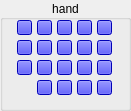
         <widget class="QGroupBox" name="hand_l_groupBox">
          <property name="geometry">
           <rect>
            <x>467</x>
            <y>260</y>
            <width>131</width>
            <height>111</height>
           </rect>
          </property>
          <property name="title">
           <string>hand</string>
          </property>
          <property name="alignment">
           <set>Qt::AlignCenter</set>
          </property>
          <widget class="QPushButton" name="handArmFingerA0_l_ctr">
           <property name="geometry">
            <rect>
             <x>17</x>
             <y>20</y>
             <width>15</width>
             <height>15</height>
            </rect>
           </property>
           <property name="styleSheet">
            <string notr="true">background-color: blue;
color: white;</string>
           </property>
           <property name="text">
            <string/>
           </property>
          </widget>
          <widget class="QPushButton" name="handArmFingerA1_l_ctr">
           <property name="geometry">
            <rect>
             <x>17</x>
             <y>40</y>
             <width>15</width>
             <height>15</height>
            </rect>
           </property>
           <property name="styleSheet">
            <string notr="true">background-color: blue;
color: white;</string>
           </property>
           <property name="text">
            <string/>
           </property>
          </widget>
          <widget class="QPushButton" name="handArmFingerA2_l_ctr">
           <property name="geometry">
            <rect>
             <x>17</x>
             <y>60</y>
             <width>15</width>
             <height>15</height>
            </rect>
           </property>
           <property name="styleSheet">
            <string notr="true">background-color: blue;
color: white;</string>
           </property>
           <property name="text">
            <string/>
           </property>
          </widget>
          <widget class="QPushButton" name="handArmFingerB0_l_ctr">
           <property name="geometry">
            <rect>
             <x>37</x>
             <y>20</y>
             <width>15</width>
             <height>15</height>
            </rect>
           </property>
           <property name="styleSheet">
            <string notr="true">background-color: blue;
color: white;</string>
           </property>
           <property name="text">
            <string/>
           </property>
          </widget>
          <widget class="QPushButton" name="handArmFingerB1_l_ctr">
           <property name="geometry">
            <rect>
             <x>37</x>
             <y>40</y>
             <width>15</width>
             <height>15</height>
            </rect>
           </property>
           <property name="styleSheet">
            <string notr="true">background-color: blue;
color: white;</string>
           </property>
           <property name="text">
            <string/>
           </property>
          </widget>
          <widget class="QPushButton" name="handArmFingerB2_l_ctr">
           <property name="geometry">
            <rect>
             <x>37</x>
             <y>60</y>
             <width>15</width>
             <height>15</height>
            </rect>
           </property>
           <property name="styleSheet">
            <string notr="true">background-color: blue;
color: white;</string>
           </property>
           <property name="text">
            <string/>
           </property>
          </widget>
          <widget class="QPushButton" name="handArmFingerB3_l_ctr">
           <property name="geometry">
            <rect>
             <x>37</x>
             <y>80</y>
             <width>15</width>
             <height>15</height>
            </rect>
           </property>
           <property name="styleSheet">
            <string notr="true">background-color: blue;
color: white;</string>
           </property>
           <property name="text">
            <string/>
           </property>
          </widget>
          <widget class="QPushButton" name="handArmFingerC0_l_ctr">
           <property name="geometry">
            <rect>
             <x>57</x>
             <y>20</y>
             <width>15</width>
             <height>15</height>
            </rect>
           </property>
           <property name="styleSheet">
            <string notr="true">background-color: blue;
color: white;</string>
           </property>
           <property name="text">
            <string/>
           </property>
          </widget>
          <widget class="QPushButton" name="handArmFingerC1_l_ctr">
           <property name="geometry">
            <rect>
             <x>57</x>
             <y>40</y>
             <width>15</width>
             <height>15</height>
            </rect>
           </property>
           <property name="styleSheet">
            <string notr="true">background-color: blue;
color: white;</string>
           </property>
           <property name="text">
            <string/>
           </property>
          </widget>
          <widget class="QPushButton" name="handArmFingerC3_l_ctr">
           <property name="geometry">
            <rect>
             <x>57</x>
             <y>80</y>
             <width>15</width>
             <height>15</height>
            </rect>
           </property>
           <property name="styleSheet">
            <string notr="true">background-color: blue;
color: white;</string>
           </property>
           <property name="text">
            <string/>
           </property>
          </widget>
          <widget class="QPushButton" name="handArmFingerC2_l_ctr">
           <property name="geometry">
            <rect>
             <x>57</x>
             <y>60</y>
             <width>15</width>
             <height>15</height>
            </rect>
           </property>
           <property name="styleSheet">
            <string notr="true">background-color: blue;
color: white;</string>
           </property>
           <property name="text">
            <string/>
           </property>
          </widget>
          <widget class="QPushButton" name="handArmFingerD0_l_ctr">
           <property name="geometry">
            <rect>
             <x>77</x>
             <y>20</y>
             <width>15</width>
             <height>15</height>
            </rect>
           </property>
           <property name="styleSheet">
            <string notr="true">background-color: blue;
color: white;</string>
           </property>
           <property name="text">
            <string/>
           </property>
          </widget>
          <widget class="QPushButton" name="handArmFingerE2_l_ctr">
           <property name="geometry">
            <rect>
             <x>97</x>
             <y>60</y>
             <width>15</width>
             <height>15</height>
            </rect>
           </property>
           <property name="styleSheet">
            <string notr="true">background-color: blue;
color: white;</string>
           </property>
           <property name="text">
            <string/>
           </property>
          </widget>
          <widget class="QPushButton" name="handArmFingerE3_l_ctr">
           <property name="geometry">
            <rect>
             <x>97</x>
             <y>80</y>
             <width>15</width>
             <height>15</height>
            </rect>
           </property>
           <property name="styleSheet">
            <string notr="true">background-color: blue;
color: white;</string>
           </property>
           <property name="text">
            <string/>
           </property>
          </widget>
          <widget class="QPushButton" name="handArmFingerE0_l_ctr">
           <property name="geometry">
            <rect>
             <x>97</x>
             <y>20</y>
             <width>15</width>
             <height>15</height>
            </rect>
           </property>
           <property name="styleSheet">
            <string notr="true">background-color: blue;
color: white;</string>
           </property>
           <property name="text">
            <string/>
           </property>
          </widget>
          <widget class="QPushButton" name="handArmFingerD1_l_ctr">
           <property name="geometry">
            <rect>
             <x>77</x>
             <y>40</y>
             <width>15</width>
             <height>15</height>
            </rect>
           </property>
           <property name="styleSheet">
            <string notr="true">background-color: blue;
color: white;</string>
           </property>
           <property name="text">
            <string/>
           </property>
          </widget>
          <widget class="QPushButton" name="handArmFingerE1_l_ctr">
           <property name="geometry">
            <rect>
             <x>97</x>
             <y>40</y>
             <width>15</width>
             <height>15</height>
            </rect>
           </property>
           <property name="styleSheet">
            <string notr="true">background-color: blue;
color: white;</string>
           </property>
           <property name="text">
            <string/>
           </property>
          </widget>
          <widget class="QPushButton" name="handArmFingerD3_l_ctr">
           <property name="geometry">
            <rect>
             <x>77</x>
             <y>80</y>
             <width>15</width>
             <height>15</height>
            </rect>
           </property>
           <property name="styleSheet">
            <string notr="true">background-color: blue;
color: white;</string>
           </property>
           <property name="text">
            <string/>
           </property>
          </widget>
          <widget class="QPushButton" name="handArmFingerD2_l_ctr">
           <property name="geometry">
            <rect>
             <x>77</x>
             <y>60</y>
             <width>15</width>
             <height>15</height>
            </rect>
           </property>
           <property name="styleSheet">
            <string notr="true">background-color: blue;
color: white;</string>
           </property>
           <property name="text">
            <string/>
           </property>
          </widget>
         </widget>
